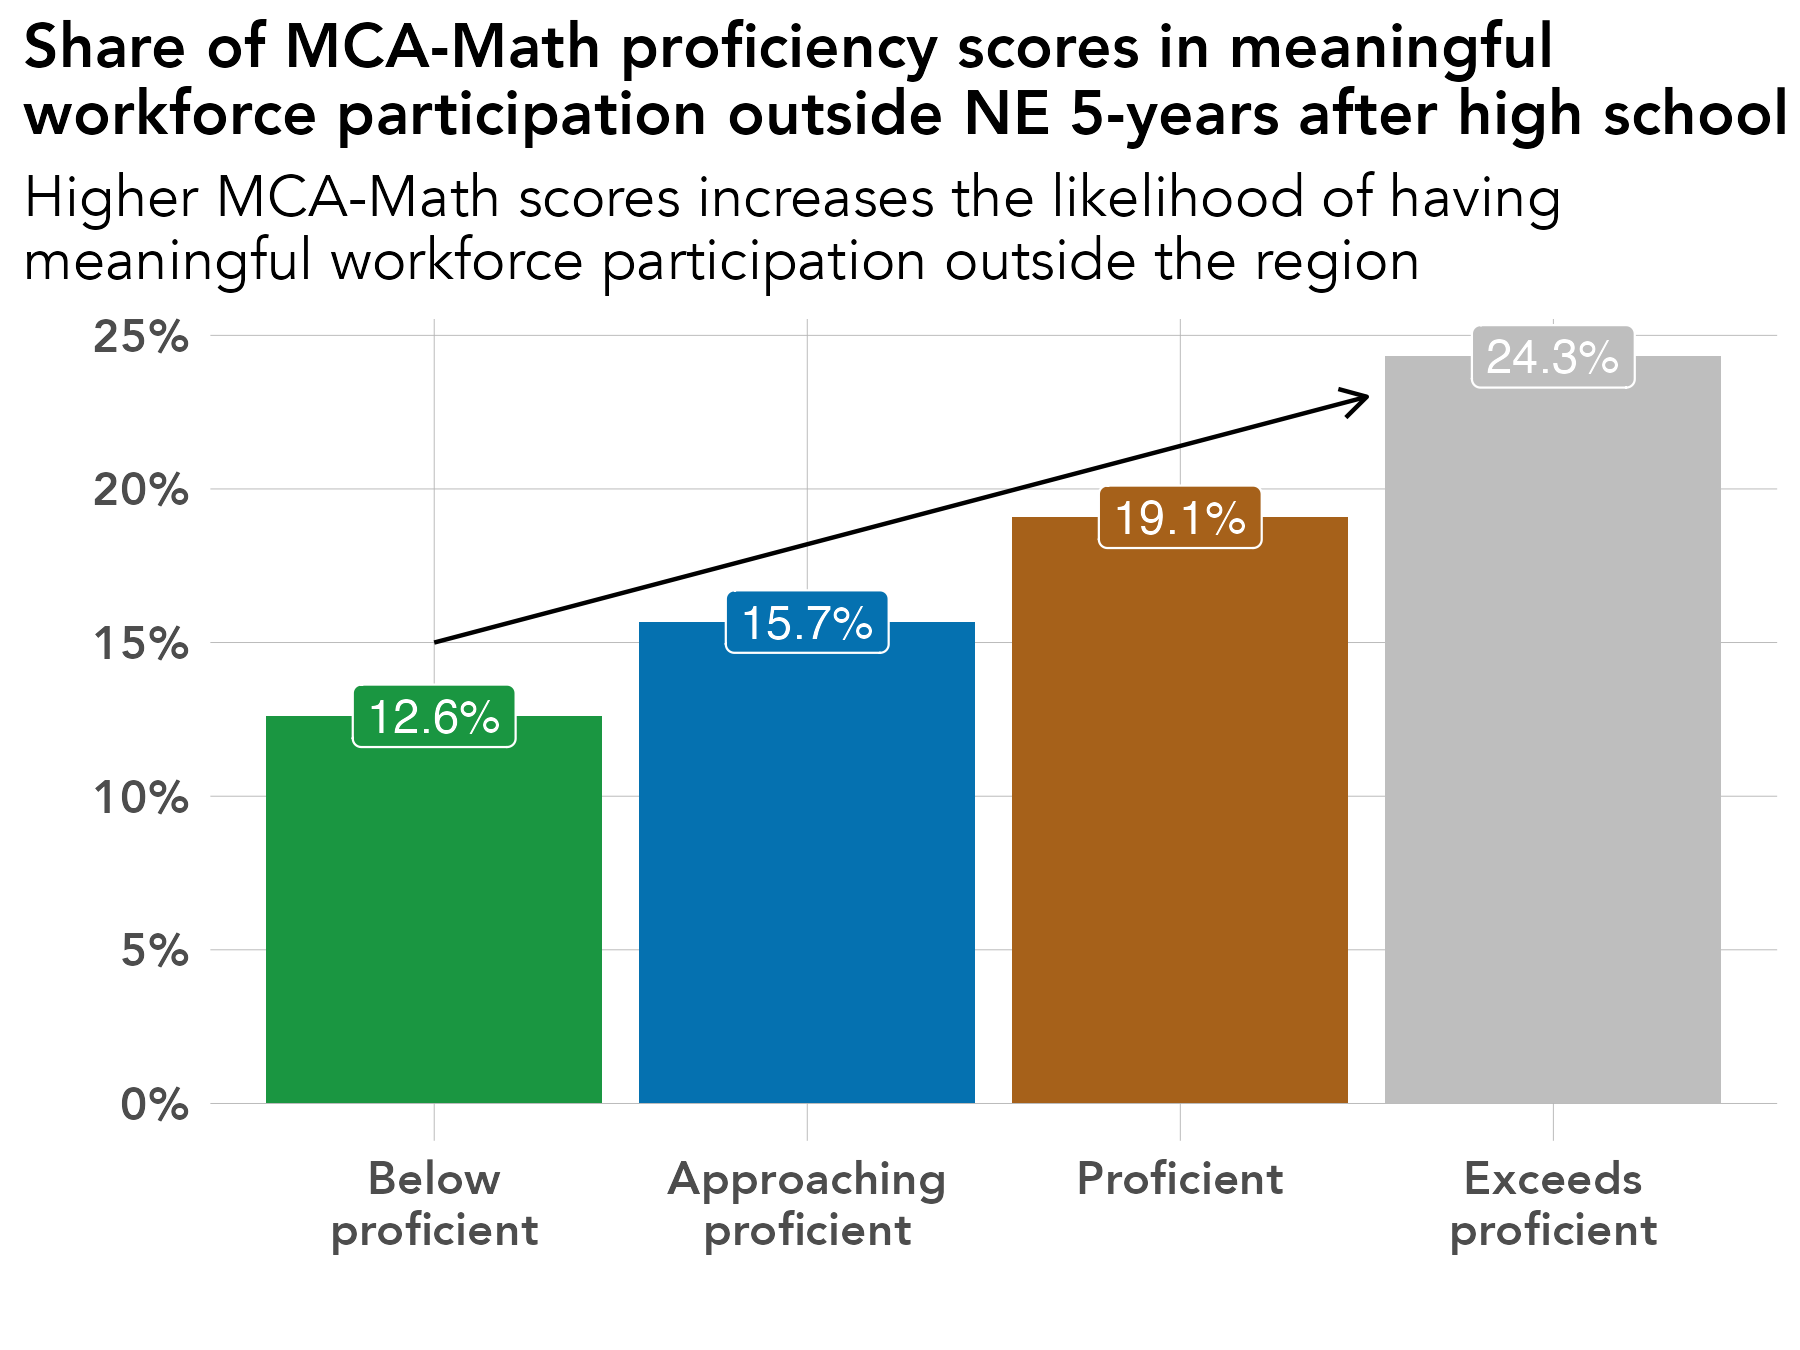

Write the R code that produced this figure.
# library -----------------------------------------------------------------
library(tidyverse)
library(sf)
library(ggrepel)
library(scales)
library(ggiraph)
library(rmapshaper)
library(cowplot)
library(RColorBrewer)
library(readxl)
library(lubridate)
library(readxl)
library(systemfonts)
reset_font_cache()
library(ggtext)
library(janitor)
library(cowplot)


rm(list = ls())

# themes ------------------------------------------------------------------
theme_bar <- theme_bw() +
  theme(panel.grid.major = element_line(color = "grey70", size = 0.1),
        panel.grid.minor = element_blank(),
        axis.ticks = element_blank(),
        axis.text = element_text(face = "bold"),
        panel.border = element_blank(),
        legend.background = element_rect(fill = "transparent", color = "transparent"),
        legend.key = element_rect(fill = "transparent"),
        legend.key.size = unit(1, "lines"),
        legend.margin = margin(0,0,0,0),
        legend.title = element_blank(),
        legend.text = element_text(margin = margin(l = 2)),
        text = element_text(family = "Avenir") ,
        plot.title.position = "plot",
        plot.title = element_text(face = "bold"))

theme_line <- theme_bw() +
  theme(legend.background = element_rect(fill = "transparent", color = "transparent"),
        legend.key = element_rect(fill = "transparent"),
        legend.text = element_text(margin = margin(l = 2)),
        panel.grid.minor = element_blank(),
        panel.grid.major = element_line(color = "grey70", size = 0.1),
        axis.ticks = element_blank(),
        axis.text = element_text(face = "bold"),
        panel.border = element_blank(),
        legend.margin = margin(0,0,0,0),
        legend.key.size = unit(1, "lines"),
        text = element_text(family = "Avenir") ,
        plot.title.position = "plot",
        plot.title = element_text(face = "bold"))


theme_sf <- theme_bw() +
  theme(axis.text.x=element_blank(),
        axis.text.y=element_blank(),
        axis.ticks=element_blank(),
        panel.background = element_blank(),
        panel.grid.major = element_line(color = "white"),
        panel.border = element_blank(),
        legend.title = element_blank(),
        legend.text = element_text(margin = margin(l = 2)),
        legend.margin = margin(0,0,0,0),
        legend.key.size = unit(1, "lines"),
        text = element_text(family = "Avenir") ,
        plot.title.position = "plot",
        plot.title = element_text(face = "bold"))

regions <- read_csv("/Users/kellyasche/Library/CloudStorage/GoogleDrive-kasche@ruralmn.org/My Drive/Data Prep/R Projects/Join docs/county_regions.csv") %>%
  select(5,6) %>%
  unique() %>%
  mutate(edr = str_replace(edr, "  ", " "),
         planning.region = str_replace(planning.region, " Minnesota", ""),
         planning.region = fct_relevel(planning.region, "Northwest", "Northeast", "Central", "Seven County Mpls-St Paul", "Southwest", "Southeast"),
         edr = fct_relevel(edr, "EDR 1 - Northwest", "EDR 2 - Headwaters", "EDR 3 - Arrowhead", "EDR 4 - West Central", "EDR 5 - North Central", "EDR 6E- Southwest Central", "EDR 6W- Upper Minnesota Valley", "EDR 7E- East Central", "EDR 7W- Central", "EDR 8 - Southwest", "EDR 9 - South Central", "EDR 10 - Southeast", "EDR 11 - 7 County Twin Cities", "Minnesota"))

counties.regions <- read_csv("/Users/kellyasche/Library/CloudStorage/GoogleDrive-kasche@ruralmn.org/My Drive/Data Prep/R Projects/Join docs/county_regions.csv") %>%
  mutate(countyfp = formatC(countyfp, width = 3, flag = "0"),
         Name = str_to_title(Name),
         Name = str_replace(Name, "Q", "q"),
         Name = str_replace(Name, "Of The", "of the"),
         Name = str_replace(Name, "Mcleod", "McLeod"),
         Dem_Desc = ifelse(Name == "Minnesota", "Minnesota", Dem_Desc) ,
         edr = str_replace(edr, "  ", " "),
         planning.region = str_replace(planning.region, " Minnesota", ""),
         planning.region = fct_relevel(planning.region, "Northwest", "Northeast", "Central", "Seven County Mpls-St Paul", "Southwest", "Southeast"),
         edr = fct_relevel(edr, "EDR 1 - Northwest", "EDR 2 - Headwaters", "EDR 3 - Arrowhead", "EDR 4 - West Central", "EDR 5 - North Central", "EDR 6E- Southwest Central", "EDR 6W- Upper Minnesota Valley", "EDR 7E- East Central", "EDR 7W- Central", "EDR 8 - Southwest", "EDR 9 - South Central", "EDR 10 - Southeast", "EDR 11 - 7 County Twin Cities", "Minnesota"))

color.ruca <- c("Entirely rural" = "#009933", "Town/rural mix" = "#99CC33", "Urban/town/rural mix" = "#CC9966", "Entirely urban" = "#754C29", "Minnesota" = "black")

color.pr <- c("Northwest" = "#4575b4","Northeast" = "grey", "Central" = "#fee090", "Seven County Mpls-St Paul" = "#d73027", "Southwest" = "#91bfdb", "Southeast" = "#fc8d59", "Minnesota" = "black")

color.edr <- c("EDR 1 - Northwest" = "#b3cde3", "EDR 2 - Headwaters" = "#8c96c6", "EDR 3 - Arrowhead" = "#fe9929", "EDR 4 - West Central" = "#8856a7", "EDR 5 - North Central" = "#810f7c", "EDR 6E- Southwest Central" = "#e5f5f9", "EDR 6W- Upper Minnesota Valley" = "#bdc9e1", "EDR 7E- East Central" = "#99d8c9", "EDR 7W- Central" = "#2ca25f", "EDR 8 - Southwest" = "#74a9cf", "EDR 9 - South Central" = "#0570b0", "EDR 10 - Southeast" = "#d7301f", "EDR 11 - 7 County Twin Cities" = "#d8b365", "Minnesota" = "black")

color.pr.edr <- c ("Northwest" = "#4575b4","Northeast" = "#e0f3f8", "Central" = "#fee090", "Seven County Mpls-St Paul" = "#d73027", "Southwest" = "#91bfdb", "Southeast" = "#fc8d59", "Minnesota" = "black", "EDR 1 - Northwest" = "#b3cde3", "EDR 2 - Headwaters" = "#8c96c6", "EDR 3 - Arrowhead" = "#fe9929", "EDR 4 - West Central" = "#8856a7", "EDR 5 - North Central" = "#810f7c", "EDR 6E- Southwest Central" = "#e5f5f9", "EDR 6W- Upper Minnesota Valley" = "#bdc9e1", "EDR 7E- East Central" = "#99d8c9", "EDR 7W- Central" = "#2ca25f", "EDR 8 - Southwest" = "#74a9cf", "EDR 9 - South Central" = "#0570b0", "EDR 10 - Southeast" = "#d7301f", "EDR 11 - 7 County Twin Cities" = "#d8b365")

color.six <- c("#009933", "#4575b4", "grey", "#fee090", "#fc8d59", "#d73027")

mn_counties <- st_read("/Users/kellyasche/Library/CloudStorage/GoogleDrive-kasche@ruralmn.org/My Drive/Data Prep/R Projects/Shapefiles/County shapefiles/MNCounties_MNDOT.shp", quiet = TRUE) %>%
  ms_simplify(keep = .01, keep_shapes = TRUE) %>%
  rename("countyfp" = "FIPS_CODE")

counties.regions.1 <- counties.regions %>%
  mutate(statefp = "27",
         project.pr = ifelse(edr %in% c("EDR 1 - Northwest", "EDR 2 - Headwaters", "EDR 4 - West Central"), "Northwest",
                             ifelse(edr == "EDR 3 - Arrowhead", "Northeast",
                                    ifelse(edr %in% c("EDR 5 - North Central", "EDR 7E- East Central", "EDR 7W- Central"), "Central",
                                           ifelse(edr %in% c("EDR 6E- Southwest Central", "EDR 6W- Upper Minnesota Valley", "EDR 8 - Southwest"), "Southwest",
                                                  ifelse(edr %in% c("EDR 9 - South Central", "EDR 10 - Southeast"), "Southern", as.character(planning.region)))))),
         project.pr = fct_relevel(project.pr, "Northwest", "Northeast", "Central", "Seven County Mpls-St Paul", "Southwest", "Southern"))

# Prep data ---------------------------------------------------------------

original <- read_csv("Data/SLEDS/Masters/Master-report-dataset.csv")

names(original)

data <- original %>%
  select(grad.year.5, MCA.M) %>%
  filter(grad.year.5 != "After 2023") %>%
  filter(grad.year.5 != "Attending ps") %>%
  filter(!is.na(MCA.M)) %>%
  mutate(MCA.M = ifelse(MCA.M == 1, "Below proficient",
                        ifelse(MCA.M == 2, "Approaching proficient",
                               ifelse(MCA.M == 3, "Proficient",
                                      ifelse(MCA.M == 4, "Exceeds proficient", MCA.M)))),
         MCA.M = fct_relevel(MCA.M, "Below proficient", "Approaching proficient", "Proficient", "Exceeds proficient")) %>%
  group_by(MCA.M, grad.year.5) %>%
  summarize(n = n()) %>%
  ungroup() %>%
  group_by(MCA.M) %>%
  mutate(pct = n / sum(n)) %>%
  ungroup() %>%
  mutate(grad.year.5 = str_replace(grad.year.5, "No MN emp record, not attending ps", "No MN emp record"),
         grad.year.5 = str_replace(grad.year.5, "Not meaningful, not attending ps", "Not meaningful"),
         grad.year.5 = str_replace(grad.year.5, "Meaningful WF - Northeast", "Meaningful WF - NE"),
         grad.year.5 = fct_relevel(grad.year.5, "Meaningful WF - NE", "Meaningful WF - MN", "Not meaningful", "No MN emp record")) 

names(data)


# Create chart ------------------------------------------------------------
ggplot(data = filter(data, grad.year.5 == "Meaningful WF - MN"), aes(MCA.M, pct, fill = MCA.M)) +
  geom_col(position = "dodge") +
  geom_label(aes(label = percent(pct, accuracy = .1)), show.legend = FALSE, position = position_dodge(width = .9), color = "white", size = 4) +
  annotate(geom = "segment",
           x = 1,
           xend = 3.5,
           y = .15,
           yend = .23,
           arrow = arrow(length = unit(.25, "cm"))) +
  labs(x="", 
       y = "", 
       title = "Share of MCA-Math proficiency scores in meaningful\nworkforce participation outside NE 5-years after high school",
       subtitle = "Higher MCA-Math scores increases the likelihood of having\nmeaningful workforce participation outside the region")+
  scale_y_continuous(labels=scales::percent) +
  scale_x_discrete(labels = c("Below\nproficient", "Approaching\nproficient", "Proficient", "Exceeds\nproficient"))+
  scale_fill_manual(values = c("#1a9641", "#0571b0", "#a6611a", "grey")) +
  theme_bar+
  theme(legend.position = "none",
        text = element_text(size = 14),
        plot.title = element_text(size = 15))

ggsave(filename = "Charts/Paper report/mca-m-wf-mn.pdf", device = cairo_pdf, dpi = "print", width = 6, height = 4.5)

ggsave(filename = "Charts/Paper report/mca-m-wf-mn.png", dpi = "print", width = 6, height = 4.5)
